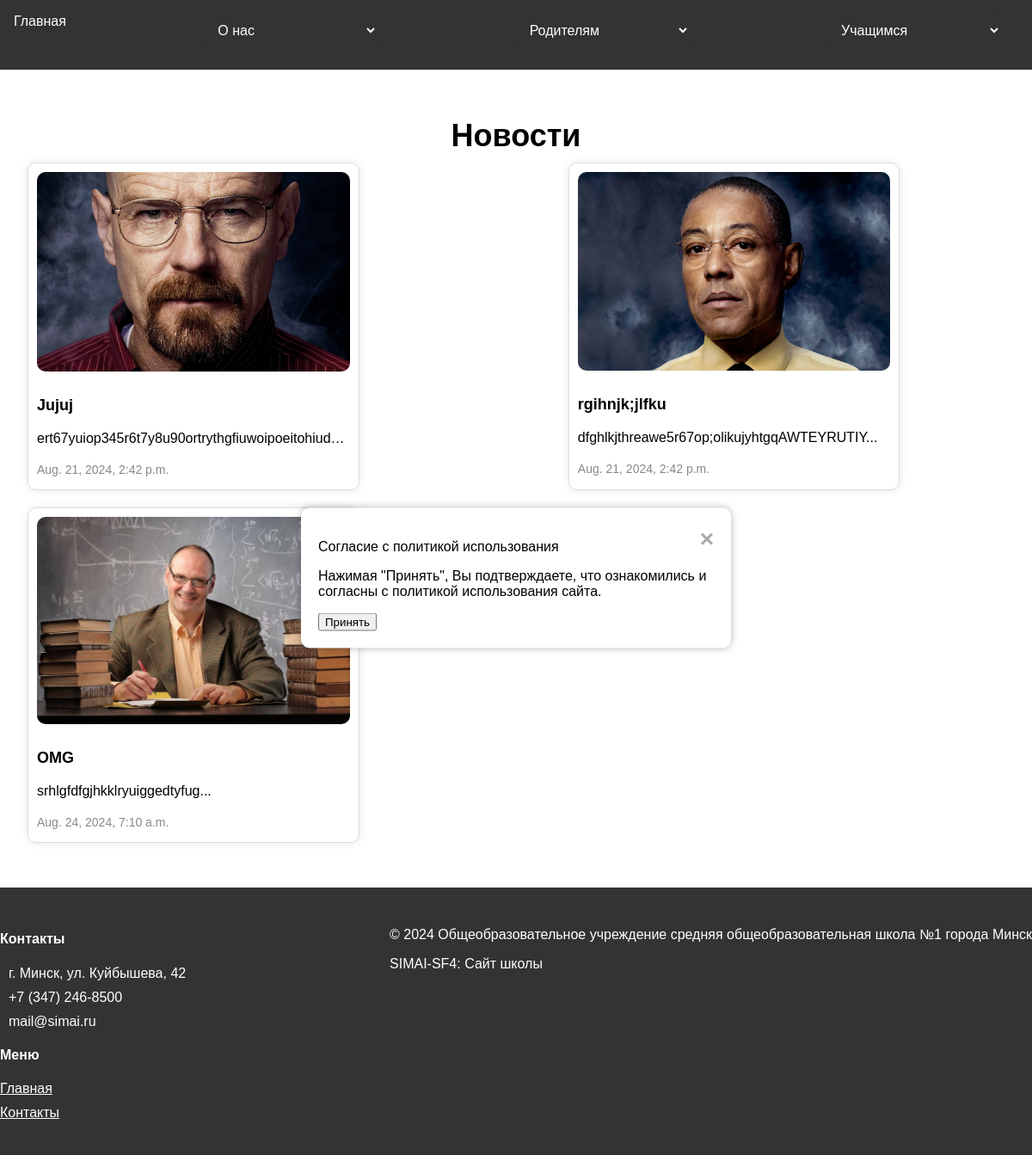
The app's page /smth/ with its own data.
### smth/models.py (models this page shows)
class News(models.Model):
    image = models.ImageField(upload_to='news_images')
    title = models.CharField(max_length=255)
    text = models.TextField()
    created_at = models.DateTimeField(auto_now_add=True)

### smth/views.py (the view)
# urls.py: path('', views.index, name='index'),
def index(request):
    return render(request, 'index.html', {'news': News.objects.all()})

### smth/templates/index.html (shortened to what this page needs)
{% extends 'base.html' %}
{% block content %}
<body onload="showPopup()">
<div id="myPopup" class="popup">
  <div class="popup-content">
    <span class="close" onclick="closePopup()">&times;</span>
    <p>Согласие с политикой использования</p>
    <p>Нажимая "Принять", Вы подтверждаете, что ознакомились и согласны с политикой использования сайта.</p>
    <button onclick="closePopup()">Принять</button>
  </div>
</div>
    <h1>Новости</h1>
    <div class="container">
      {% for news in news %}
          <div class="news-item">
            <a href="{% url 'news_detail' news.pk %}" style="text-decoration: none; color: inherit;">
            <img src="{{ news.image.url }}" alt="{{ news.title }}">
            <h2 class="title">{{ news.title }}</h2>
            <p class="description">{{ news.text|truncatechars:100 }}...</p>
            <p class="date">{{ news.created_at }}</p>
          </div>
      {% endfor %}
    </div>
  </body>
{% endblock %}

### smth/templates/base.html (shortened to what this page needs)
<!DOCTYPE html>
<html>
<head>
    {% load static %}
    <link rel="stylesheet" href="{% static 'styles.css' %}">
</head>
<body>
    <header>
        <nav>
            <ul>
                <li><a href="{% url 'index' %}" aria-label="Главная" class="nav-link">Главная</a></li>
                <li>
                    <select name="about_Us" id="about_Us" required="required">
                        <option value="">О нас</option>
                    </select>
                </li>
                <li>
                    <select name="parents" id="parents" required="required">
                        <option value="">Родителям</option>
                    </select>
                </li>
                <li>
                    <select name="students" id="students" required="required">
                        <option value="">Учащимся</option>
                    </select>
                </li>
            </ul>
        </nav>
    </header>
    <main>
        {% block content %}{% endblock %}
    </main>
    <footer class="footer">
  <div class="container">
    <div class="row">
      <div class="col-md-4">
        <h4 class="footer-title">Контакты</h4>
        <ul class="list-unstyled">
          <li> г. Минск, ул. Куйбышева, 42</li>
          <li> +7 (347) 246-8500</li>
          <li> mail@simai.ru</li>
        </ul>
      </div>
      <div class="col-md-4">
        <h4 class="footer-title">Меню</h4>
        <ul class="list-unstyled">
            <li><a href="{% url 'index' %}">Главная</a></li>
            <li><a href="{% url 'contact' %}">Контакты</a></li>
        </ul>
      </div>
    </div>
    <div class="row">
      <div class="col-md-12 text-center">
        <p class="mb-0">© 2024 Общеобразовательное учреждение средняя общеобразовательная школа №1 города Минск</p>
        <p class="SIMAI-SF4">SIMAI-SF4: Сайт школы</p>
      </div>
    </div>
  </div>
</footer>
</body>
</html>

### static/styles.css (style rules this page uses)
body { font-family: Arial, sans-serif; margin: 0; padding: 0; }
header { background-color: #333; color: #fff; padding: 1em; text-align: center; }
header nav ul { list-style: none; margin: 0; padding: 0; display: flex; justify-content: space-between; }
header nav li { margin-right: 20px; }
header nav a { color: #fff; text-decoration: none; }
main { display: flex; flex-direction: column; align-items: center; padding: 2em; }
h1 { font-size: 36px; margin-bottom: 10px; }
ul { list-style: none; margin: 0; padding: 0; }
li { margin-bottom: 10px; }
img { width: 100%; height: 150px; object-fit: cover; border-radius: 10px; margin-bottom: 10px; }
.container { display: flex; flex-wrap: wrap; justify-content: space-between; }
.news-item { flex: 0 0 32%; margin-bottom: 20px; border: 1px solid #ddd; border-radius: 10px; padding: 10px; }
.news-item img { width: 100%; height: 200px; object-fit: cover; border-top-left-radius: 10px; border-top-right-radius: 10px; }
.news-item .date { font-size: 14px; color: #888; margin-bottom: 5px; }
.news-item .title { font-size: 18px; font-weight: bold; margin-bottom: 10px; }

### smth/templates/base.html (style rules this page uses)
.container { display: flex; flex-wrap: wrap; justify-content: space-between; }
select { width: 200px; padding: 10px; border: none; border-radius: 5px; background-color: #333; color: #ffffff; font-size: 16px; font-family: Arial, sans-serif; cursor: pointer; }
select option { padding: 10px; border-bottom: 1px solid #ccc; }
.nav-link { text-decoration: none; color: #ffffff; }
.footer { background-color: #333; color: #fff; padding: 30px 0; }
.footer-title { color: #fff; font-weight: bold; }
.footer ul li { margin-bottom: 10px; }
.footer ul li a { color: #fff; }

### smth/templates/index.html (style rules this page uses)
.news-item { width: 30%; margin-bottom: 20px; border: 1px solid #ddd; border-radius: 10px; padding: 10px; box-shadow: 0 0 10px rgba(0, 0, 0, 0.1); }
.news-item img { width: 100%; height: auto; border-top-left-radius: 10px; border-top-right-radius: 10px; }
.news-item .date { font-size: 14px; color: #888; margin-bottom: 5px; }
.news-item .title { font-size: 18px; font-weight: bold; margin-bottom: 10px; }
.news-item .description { font-size: 16px; line-height: 1.5; overflow: hidden; text-overflow: ellipsis; white-space: nowrap; }
.popup { display: none; position: fixed; left: 50%; top: 50%; transform: translate(-50%, -50%); width: 80%; max-width: 500px; background-color: white; border-radius: 10px; box-shadow: 0 0 10px rgba(0, 0, 0, 0.3); z-index: 100; }
.popup-content { padding: 20px; }
.close { color: #aaa; float: right; font-size: 28px; font-weight: bold; }

### records on screen
News: image (picture), title "Jujuj", text "ert67yuiop345r6t7y8u90ortrythgfiuwoipoeitohiud…", created_at "Aug. 21, 2024, 2:42 p.m."
News: image (picture), title "rgihnjk;jlfku", text "dfghlkjthreawe5r67op;olikujyhtgqAWTEYRUTIY", created_at "Aug. 21, 2024, 2:42 p.m."
News: image (picture), title "OMG", text "srhlgfdfgjhkklryuiggedtyfug", created_at "Aug. 24, 2024, 7:10 a.m."
